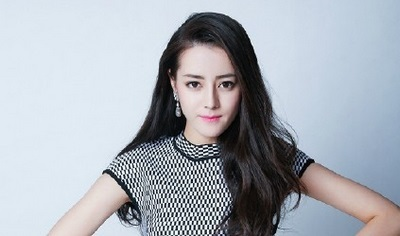
#> input picture images/dilireba.jpg, 400 x 236 px
$ python poincare_image.py
#> lines starting #> are read from the running program, lines starting #| are printed output that depends on the picture
import matplotlib.pyplot as plt
import numpy as np
import matplotlib.image as mpimg

filename = '../images/dilireba.jpg'
img = mpimg.imread(filename)
#> img is the input picture: shape (236, 400, 3); mean R, G, B 168.9, 174.4, 182.6
img = img/255.
height, width = img.shape[:2]
#> height = 236; width = 400
print(img.shape)
#| (236, 400, 3)
print(np.max(img))
#| 1.0
u = np.linspace(-0.5, 0.5, width)
#> u = 400 values from -0.5 to 0.5
v = np.linspace(1, 0, height)
uu, vv = np.meshgrid(u, v)
uu = uu.flatten()
vv = vv.flatten()
print(uu.shape)
#| (94400,)
z0 = uu + 1j * vv
z = (1j * z0 + 1) / (z0 + 1j)
# T = np.arctan2(uu, vv)
img = np.reshape(img, (-1, 3))
print(img.shape)
#| (94400, 3)

plt.figure(figsize=(14, 6))
plt.subplot(1, 2, 1)
plt.scatter(uu, vv, c=img, s=10, lw=0, cmap=None)
plt.title('real points')
plt.xlabel('Re(z)')
plt.ylabel('Im(z)')
plt.axis('equal')
plt.grid(True)

plt.subplot(1, 2, 2)
plt.scatter(np.real(z), np.imag(z), c=img, s=10, lw=0, cmap='hsv')
plt.title('poincare disk')
plt.xlabel('Re(z)')
plt.ylabel('Im(z)')
plt.axis('equal')

plt.grid(True)
plt.show()
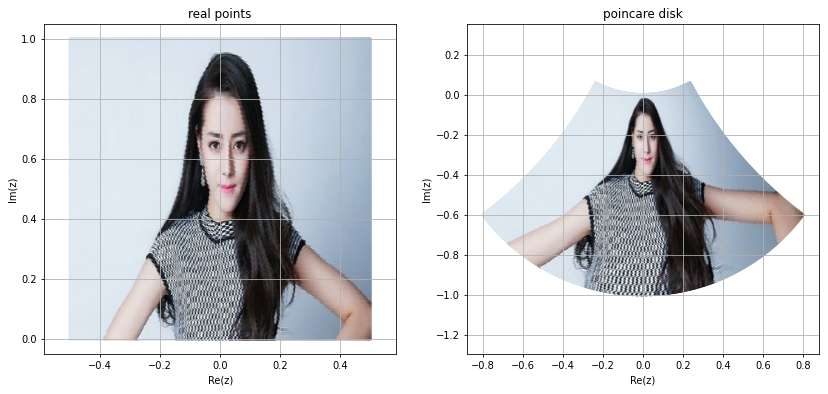
#> figure drawn by matplotlib, 2 panels

$ run again, with images/yangmi.jpg copied over images/dilireba.jpg
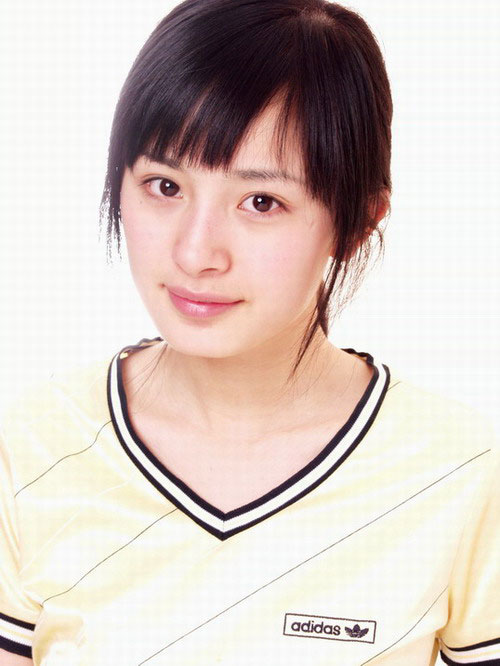
#> input picture images/yangmi.jpg, 500 x 666 px
#> img is the input picture: shape (666, 500, 3); mean R, G, B 215, 201.8, 195.3
#| (666, 500, 3)
#| 1.0
#| (333000,)
#| (333000, 3)
#> `plt.show()`:
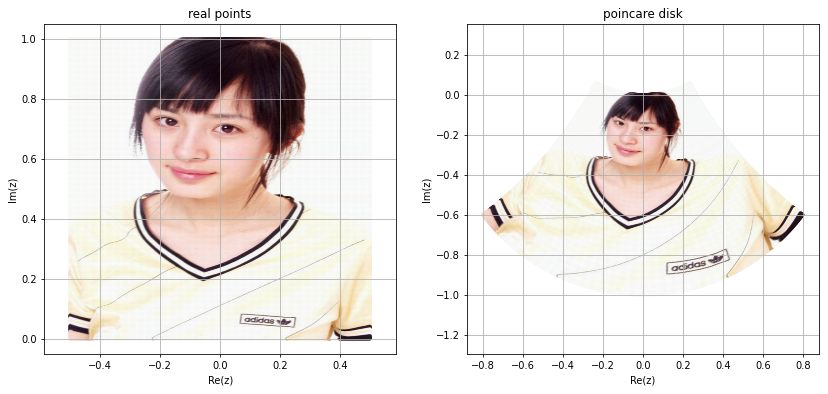
#> figure drawn by matplotlib, 2 panels
